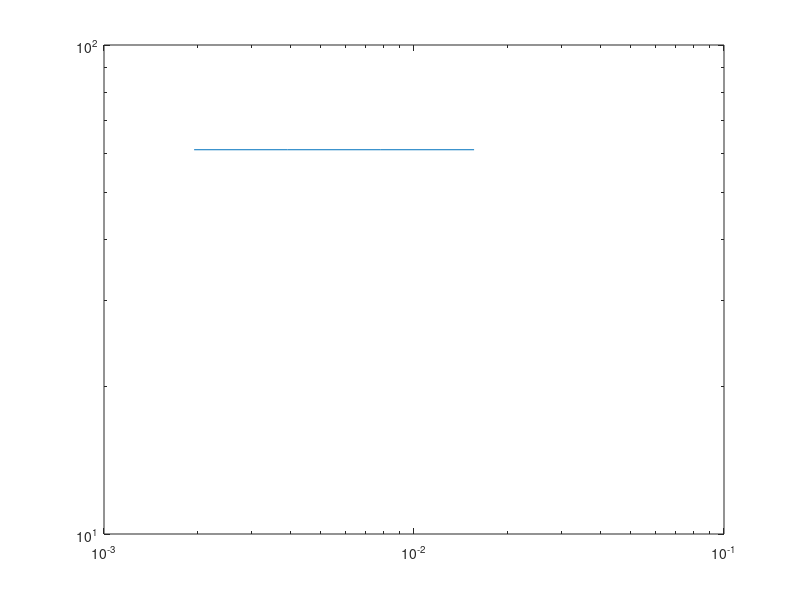

Here is the MATLAB script that generated this plot:
h_results = [];
error_results = [];
A = [1/64 1/128 1/256 1/512];
for h = A
x = (0:h:(1-h))';   % interior pts
m = length(x);
e = ones(1, m)';
Dxx = spdiags([e -2*e e], [-1 0 1], m, m);
Dxx(1,m) = 1;
Dxx(m,1) = 1;
Dxx = Dxx/h^2;
f = -4*pi^2*e.^(sin(2*pi*x)).*(sin(2*pi*x)-cos(2*x*pi).*cos(2*pi*x)-1);
u_exact = e.^sin(2*pi*x);
u_approx = (Dxx-eye(m)) \ f;
h_results = [h_results h];
error_results = [error_results norm(u_approx - u_exact, inf)];
end
loglog(h_results,error_results)
